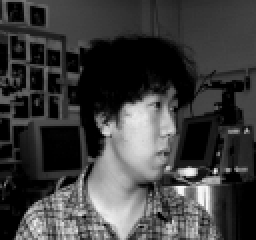
#> input picture RecFac/an2i/an2i_left_neutral_open.png, 128 x 120 px (shown 2 times larger); its folder holds 3 pictures in this run
$ python recFac.py
#> lines starting #> are read from the running program, lines starting #| are printed output that depends on the picture
### perceptron.py
from utils import *
import numpy as np
import matplotlib.pyplot as plt

# Função de treinamento do Perceptron
# [28 lines left out: function treinar_PRT, not called in this run]

def treinar_PRT2(X, Y, max_epocas=1000, taxa_aprendizado=0.01):
  p, N = X.shape
  C, _ = Y.shape

  # Adicionar o viés (bias)
  X = np.vstack((-np.ones((1, N)), X))

  # Inicialização dos pesos
  W = np.random.uniform(-0.5, 0.5, (C, p + 1))

  epoca = 0

  while epoca < max_epocas:
    erros = 0
    for i in range(N):
      x = X[:, i].reshape(-1, 1)  # Amostra de entrada com bias incluído
      y = Y[:, i].reshape(-1, 1)  # Saída esperada
      u = np.dot(W, x)  # Predição linear
      y_pred = sign(u)  # Ativação degrau
      erro = y - y_pred
      if np.any(erro != 0):
        W += taxa_aprendizado * erro @ x.T  # Atualiza pesos
        erros += 1
    if erros == 0:  # Convergiu, não há mais erros
      break
    epoca+=1
  return W

# Função de teste do Perceptron
# [6 lines left out: function testar_PRT, not called in this run]

def testar_PRT2(X_test, W):
    _, N = X_test.shape
    X_test = np.concatenate((-np.ones((1, N)), X_test))  # Adicionar bias
    u = np.dot(W, X_test)  # Saída linear
    Y_pred = sign(u)  # Aplicar função degrau
    return Y_pred

### utils.py
import numpy as np

import numpy as np

# [61 lines left out: functions calcular_metrica, calcular_metricas, matriz_confusao, not called in this run]

# Funções de ativação
def sign(u):
  return np.where(u >= 0, 1, -1)

def sigmoid(x):
  return 1 / (1 + np.exp(-x))

def sigmoid_derivative(x):
  return sigmoid(x) * (1 - sigmoid(x))

# Função para inicializar os pesos da rede
# [6 lines left out: function inicializar_pesos, not called in this run]

def tanh(x):
  return np.tanh(x)

def tanh_derivative(x):
  return 1.0 - tanh(x) ** 2

def relu(x):
  return np.maximum(0, x)

def relu_derivative(x):
  return 1.0 * (x > 0)

def leaky_relu(x):
  return np.maximum(0.01 * x, x)

# [4 lines left out: function leaky_relu_derivative, not called in this run]

def linear(x):
  return x

def calcular_metricas2(y_verdadeiro, y_predito):
  C = y_verdadeiro.shape[0]
  matriz_confusao = np.zeros((C, C), dtype=int)

  # Construção da matriz de confusão
  for true, pred in zip(y_verdadeiro.T, y_predito.T):
    true_idx = np.argmax(true)
    pred_idx = np.argmax(pred)
    matriz_confusao[true_idx, pred_idx] += 1

  acuracia = np.mean(np.argmax(y_predito, axis=1) == np.argmax(y_verdadeiro, axis=1))
  sensibilidade = np.diag(matriz_confusao) / np.sum(matriz_confusao, axis=1)
  especificidade = []

  for i in range(C):
    tn = np.sum(matriz_confusao) - np.sum(matriz_confusao[i, :]) - np.sum(matriz_confusao[:, i]) + matriz_confusao[i, i]
    fp_fn = np.sum(matriz_confusao[:, i]) + np.sum(matriz_confusao[i, :]) - 2 * matriz_confusao[i, i]
    especificidade.append(tn / (tn + fp_fn))

  return acuracia, np.nanmean(sensibilidade), np.nanmean(especificidade), matriz_confusao

### recFac.py
import numpy as np
import matplotlib.pyplot as plt
import cv2
import os
from utils import *
from perceptron import *
from perceptron_MLP import *
from adaline import *
# ATENÇÃO:
# Salve este algoritmo no mesmo diretório no qual a pasta chamada RecFac está.
# A tarefa nessa etapa é realizar o reconhecimento facial de 20 pessoas

# Dimensões da imagem. Você deve explorar esse tamanho de acordo com o solicitado no pdf.
dimensao = 50 #50 signica que a imagem terá 50 x 50 pixels. ?No trabalho é solicitado para que se investigue dimensões diferentes:
# 50x50, 40x40, 30x30, 20x20, 10x10 .... (tua equipe pode tentar outros redimensionamentos.)

#Criando strings auxiliares para organizar o conjunto de dados:
pasta_raiz = "RecFac"
caminho_pessoas = [x[0] for x in os.walk(pasta_raiz)]
caminho_pessoas.pop(0)

C = 20 #Esse é o total de classes
X = np.empty((dimensao*dimensao,0)) # Essa variável X será a matriz de dados de dimensões p x N.
Y = np.empty((C,0)) #Essa variável Y será a matriz de rótulos (Digo matriz, pois, é solicitado o one-hot-encoding).
for i,pessoa in enumerate(caminho_pessoas):
  imagens_pessoa = os.listdir(pessoa)
  for imagens in imagens_pessoa:
    caminho_imagem = os.path.join(pessoa,imagens)
    imagem_original = cv2.imread(caminho_imagem,cv2.IMREAD_GRAYSCALE)
#> imagem_original is the input picture: shape (120, 128); min 0, max 248, mean 62.4
    imagem_redimensionada = cv2.resize(imagem_original,(dimensao,dimensao))
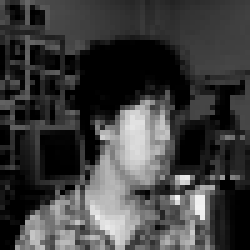
#> imagem_redimensionada: shape (50, 50) (shown 5 times larger); min 0, max 243, mean 62.1

    # Vetorizando a imagem:
    x = imagem_redimensionada.flatten()
#> x = 2500 values, max 243 at index 1985, min 0 at index 52, mean 62.14

    # Empilhando amostra para criar a matriz X que terá dimensão p x N
    X = np.concatenate((X, x.reshape(dimensao*dimensao,1)),axis=1)
#> X has the same summary as x

    #one-hot-encoding
    y = -np.ones((C, 1))
    y[i, 0] = 1
    Y = np.concatenate((Y, y), axis=1)
#> pass 2 of the loop `for i,pessoa in enumerate(caminho_pessoas):`:
#> imagens_pessoa = ['at33_left_happy_open.png']
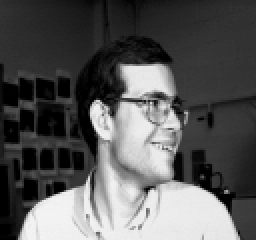
#> input picture RecFac/at33/at33_left_happy_open.png, 128 x 120 px (shown 2 times larger)
#> imagem_original is the input picture: shape (120, 128); min 0, max 244, mean 88.3
#> `imagem_redimensionada = cv2.resize(imagem_original,(dimensao,dimensao))`:
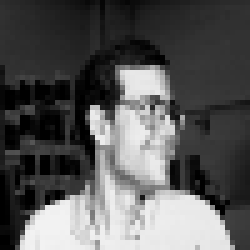
#> imagem_redimensionada: shape (50, 50) (shown 5 times larger); min 0, max 242, mean 88.3
#> x = 2500 values, max 242 at index 2060, min 0 at index 581, mean 88.35
#> `X = np.concatenate((X, x.reshape(dimensao*dimensao,1)),axis=1)`: X = 2500 rows, first 6: [86, 23, 21, 45], [54, 1, 0, 43], [39, 90, 82, 41], [42, 48, 45, 40], [82, 25, 23, 38], [103, 28, 25, 36]


# Resultados
# Perceptron Simples
PRP_resultados = []
PRP_acuracia = []
PRP_sensibilidade = []
PRP_especificidade = []
# Adaline
ADL_resultados = []
ADL_acuracia = []
ADL_sensibilidade = []
ADL_especificidade = []


# Normalização dos dados (A EQUIPE DEVE ESCOLHER O TIPO E DESENVOLVER):
mean = np.mean(X, axis=0)
#> mean = [62.14, 60.54, 60.24, 88.35]
std = np.std(X, axis=0)
#> std = [60.1, 61.56, 63.02, 81.92]
std[std == 0] = 1 # Evitar exception de divisão por zero
X = (X - mean) / std
#> X = 2500 rows, first 6: [0.397, -0.61, -0.623, -0.529], [-0.135, -0.967, -0.956, -0.554], [-0.385, 0.479, 0.345, -0.578], [-0.335, -0.204, -0.242, -0.59], [0.33, -0.577, -0.591, -0.615], [0.68, -0.529, -0.559, -0.639]

# Início das rodadas de monte carlo
#Aqui podem existir as definições dos hiperparâmetros de cada modelo.
N = X.shape[1]
#> N = 4
rodadas = 5

for _ in range(rodadas):
    idx = np.random.permutation(N)
    X, Y = X[:, idx], Y[:, idx]
    #Embaralhar X e Y
    N_test = int(N * 0.2)  # Número de amostras para teste
    indices = np.random.permutation(N)  # Embaralhar os índices
    # Divisão dos index
    idx_test = indices[:N_test]
    idx_treino = indices[N_test:]
    #Particionar em Treino e Teste (80/20)
    X_treino, X_teste = X[:, idx_treino], X[:, idx_test]
    Y_treino, Y_teste = Y[:, idx_treino], Y[:, idx_test]

    #Treinameno e Teste Modelo Perceptron Simples
    w_perceptron = treinar_PRT2(X_treino, Y_treino) # Treinamento do Perceptron
    Y_pred_perceptron = testar_PRT2(X_teste, w_perceptron) # Teste do Perceptron
#> (the run stopped early here; a loop or call above may not have finished)
